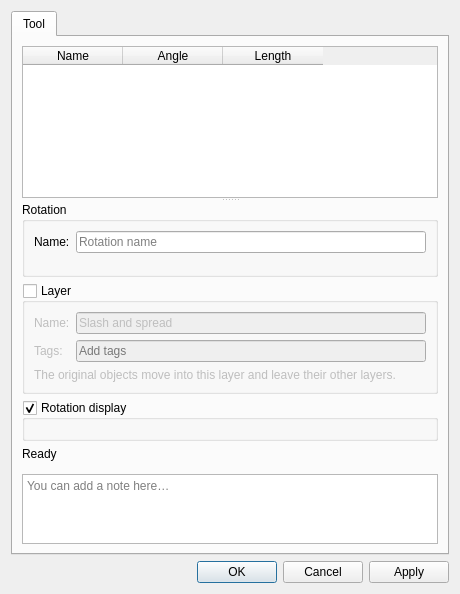
<?xml version="1.0" encoding="UTF-8"?>
<ui version="4.0">
 <class>DialogSpread</class>
 <widget class="QDialog" name="DialogSpread">
  <property name="geometry">
   <rect>
    <x>0</x>
    <y>0</y>
    <width>460</width>
    <height>520</height>
   </rect>
  </property>
  <property name="windowTitle">
   <string>Slash and spread</string>
  </property>
  <property name="windowIcon">
   <iconset resource="../../../vmisc/share/resources/icon.qrc">
    <normaloff>:/icon/64x64/icon64x64.png</normaloff>:/icon/64x64/icon64x64.png</iconset>
  </property>
  <layout class="QVBoxLayout" name="verticalLayout_2">
   <item>
    <widget class="QTabWidget" name="tabWidget">
     <property name="currentIndex">
      <number>0</number>
     </property>
     <widget class="QWidget" name="tab">
      <attribute name="title">
       <string>Tool</string>
      </attribute>
      <layout class="QVBoxLayout" name="verticalLayout_4">
       <item>
        <widget class="QSplitter" name="splitter">
         <property name="orientation">
          <enum>Qt::Orientation::Vertical</enum>
         </property>
         <widget class="QTableWidget" name="tableWidget">
          <property name="minimumSize">
           <size>
            <width>0</width>
            <height>150</height>
           </size>
          </property>
          <property name="alternatingRowColors">
           <bool>true</bool>
          </property>
          <property name="selectionMode">
           <enum>QAbstractItemView::SelectionMode::SingleSelection</enum>
          </property>
          <property name="selectionBehavior">
           <enum>QAbstractItemView::SelectionBehavior::SelectRows</enum>
          </property>
          <attribute name="verticalHeaderVisible">
           <bool>false</bool>
          </attribute>
          <column>
           <property name="text">
            <string>Name</string>
           </property>
          </column>
          <column>
           <property name="text">
            <string>Angle</string>
           </property>
          </column>
          <column>
           <property name="text">
            <string>Length</string>
           </property>
          </column>
         </widget>
         <widget class="QGroupBox" name="groupBoxDetails">
          <property name="title">
           <string>Rotation</string>
          </property>
          <layout class="QVBoxLayout" name="verticalLayout_3">
           <item>
            <layout class="QFormLayout" name="formLayoutName">
             <item row="0" column="0">
              <widget class="QLabel" name="labelName">
               <property name="text">
                <string>Name:</string>
               </property>
              </widget>
             </item>
             <item row="0" column="1">
              <widget class="QLineEdit" name="lineEditName">
               <property name="placeholderText">
                <string>Rotation name</string>
               </property>
              </widget>
             </item>
            </layout>
           </item>
           <item>
            <widget class="QWidget" name="formulaAnglePlaceholder" native="true"/>
           </item>
           <item>
            <widget class="QWidget" name="formulaLengthPlaceholder" native="true"/>
           </item>
          </layout>
         </widget>
        </widget>
       </item>
       <item>
        <widget class="QGroupBox" name="groupBoxVisibilityGroup">
         <property name="toolTip">
          <string>Enable to create a layer from original objects</string>
         </property>
         <property name="title">
          <string>Layer</string>
         </property>
         <property name="checkable">
          <bool>true</bool>
         </property>
         <property name="checked">
          <bool>false</bool>
         </property>
         <layout class="QGridLayout" name="gridLayout">
          <item row="1" column="0">
           <widget class="QLabel" name="label">
            <property name="text">
             <string>Tags:</string>
            </property>
           </widget>
          </item>
          <item row="0" column="1">
           <widget class="QLineEdit" name="lineEditVisibilityGroup">
            <property name="text">
             <string>Slash and spread</string>
            </property>
           </widget>
          </item>
          <item row="0" column="0">
           <widget class="QLabel" name="labelGroupName">
            <property name="text">
             <string>Name:</string>
            </property>
           </widget>
          </item>
          <item row="1" column="1">
           <widget class="VCompleterLineEdit" name="lineEditGroupTags">
            <property name="toolTip">
             <string>Separate each tag with comma.</string>
            </property>
            <property name="placeholderText">
             <string>Add tags</string>
            </property>
           </widget>
          </item>
          <item row="2" column="0" colspan="2">
           <widget class="QLabel" name="labelLayerHint">
            <property name="text">
             <string>The original objects move into this layer and leave their other layers.</string>
            </property>
            <property name="wordWrap">
             <bool>true</bool>
            </property>
           </widget>
          </item>
         </layout>
        </widget>
       </item>
       <item>
        <widget class="QGroupBox" name="groupBoxDisplay">
         <property name="toolTip">
          <string>Draw the mark of every rotation: the pivot, the two positions of the start point, and the two lines between them.</string>
         </property>
         <property name="title">
          <string>Rotation display</string>
         </property>
         <property name="checkable">
          <bool>true</bool>
         </property>
         <property name="checked">
          <bool>true</bool>
         </property>
         <layout class="QFormLayout" name="formLayoutDisplay"/>
        </widget>
       </item>
       <item>
        <widget class="QLabel" name="labelStatus">
         <property name="visible">
          <bool>false</bool>
         </property>
         <property name="text">
          <string>Ready</string>
         </property>
        </widget>
       </item>
       <item>
        <layout class="QHBoxLayout" name="notesSeparatorLayout">
         <property name="leftMargin">
          <number>33</number>
         </property>
         <property name="rightMargin">
          <number>33</number>
         </property>
         <item>
          <widget class="QFrame" name="notesSeparator">
           <property name="minimumSize">
            <size>
             <width>0</width>
             <height>1</height>
            </size>
           </property>
           <property name="maximumSize">
            <size>
             <width>16777215</width>
             <height>1</height>
            </size>
           </property>
          </widget>
         </item>
        </layout>
       </item>
       <item>
        <widget class="QPlainTextEdit" name="plainTextEditToolNotes">
         <property name="placeholderText">
          <string>You can add a note here…</string>
         </property>
         <property name="maximumSize">
          <size>
           <width>16777215</width>
           <height>100</height>
          </size>
         </property>
        </widget>
       </item>
      </layout>
     </widget>
    </widget>
   </item>
   <item>
    <widget class="QDialogButtonBox" name="buttonBox">
     <property name="orientation">
      <enum>Qt::Orientation::Horizontal</enum>
     </property>
     <property name="standardButtons">
      <set>QDialogButtonBox::StandardButton::Apply|QDialogButtonBox::StandardButton::Cancel|QDialogButtonBox::StandardButton::Ok</set>
     </property>
    </widget>
   </item>
  </layout>
 </widget>
 <customwidgets>
  <customwidget>
   <class>VPE::QtColorPicker</class>
   <extends>QPushButton</extends>
   <header>../vpropertyexplorer/qtcolorpicker.h</header>
  </customwidget>
  <customwidget>
   <class>VCompleterLineEdit</class>
   <extends>QLineEdit</extends>
   <header>../vwidgets/vlineedit.h</header>
  </customwidget>
 </customwidgets>
 <resources>
  <include location="../../../vmisc/share/resources/icon.qrc"/>
 </resources>
 <connections>
  <connection>
   <sender>buttonBox</sender>
   <signal>accepted()</signal>
   <receiver>DialogSpread</receiver>
   <slot>accept()</slot>
   <hints>
    <hint type="sourcelabel">
     <x>248</x>
     <y>254</y>
    </hint>
    <hint type="destinationlabel">
     <x>157</x>
     <y>274</y>
    </hint>
   </hints>
  </connection>
  <connection>
   <sender>buttonBox</sender>
   <signal>rejected()</signal>
   <receiver>DialogSpread</receiver>
   <slot>reject()</slot>
   <hints>
    <hint type="sourcelabel">
     <x>316</x>
     <y>260</y>
    </hint>
    <hint type="destinationlabel">
     <x>286</x>
     <y>274</y>
    </hint>
   </hints>
  </connection>
 </connections>
</ui>
